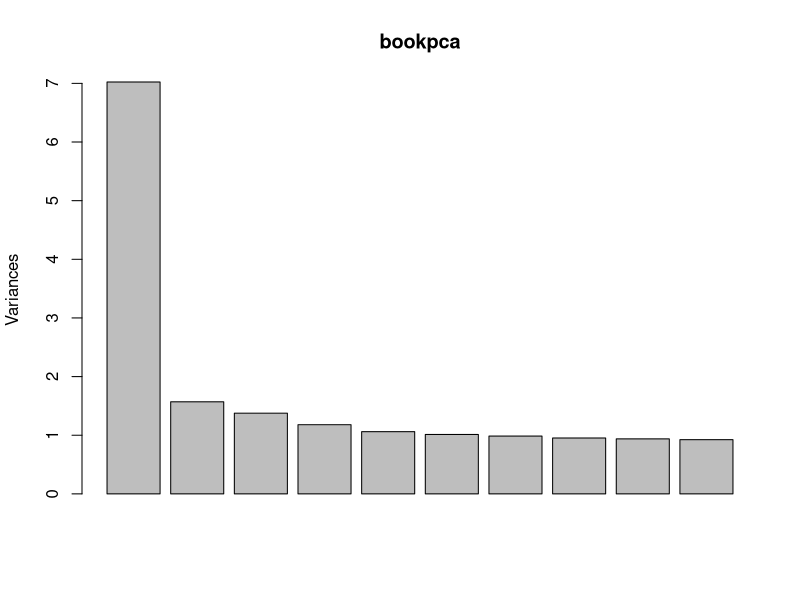

The R script that drew this image:
###HW 4
library(psych)
###1
music<-read.csv("music.csv")
fit1<-factanal(music[,-28],factors=2,score="reg",rotation="varimax")
fit1$loadings #31, 47 maybe, 49 maybe, 53, 54

#musicpca<-prcomp(music[,-28],scale=T)
#musicpca$rotation #31, 49

music_alpha <- alpha(music[,-28],check.keys=TRUE) #31, 34, 43, 45, 49
print(music_alpha$alpha.drop)
##all three methods suggest removing 31 and 49, also removing 54 because of promiscuity

# compute alpha for each scale
music1<-music[,c(1,2,3,5,6,7,16,19,20,23,25)]
music2<-music[,c(8,9,10,11,12,13,14,15,17,18,21,24)]
music1_alpha <- alpha(music1)
music2_alpha <- alpha(music2)
print(music1_alpha$alpha.drop)
print(music2_alpha$alpha.drop)

fit2<-factanal(music[,-c(4,22,27,28)],factors=2,score="reg",rotation="varimax")
fit2loadings<-fit2$loadings
fit2loadings[fit2loadings<.3]<-0
fit2loadings
#Factor 1 is social aspects of music. Includes questions 28, 29, 30, 32, 33, 34, 43, 46, 47, 50, 52
#Factor 2 is personal aspects. Includes questions 35, 36, 37, 38, 39, 40, 41, 42, 44, 45, 48, 51

###2
book<-read.csv("book.csv")
book<-log(book+1)
bookpca<-prcomp(book,scale=T)
plot(bookpca) #let's say 3 factors
fit3<-factanal(book,factors=3,score="reg",rotation="varimax")
fit3loadings<-fit3$loadings
fit3loadings[fit3loadings<.3]<-0
fit3loadings #fiction, legends, philosophy, religion*, psychology*, music*, facsimilie, politics, maps, gamesriddles, sports
#videos, nonbooks

exclude<-c("fiction1", "legends6", "philosophy7", "facsimile17", "politics22", "maps30", 
		   "GamesRiddles38", "sports39", "videos50", "nonbooks99","cartoons5", "railroads27")

alpha(book,check.keys = TRUE) #remove sports
bookpca$rotation #sports

fit4<-factanal(book[,!names(book)%in%exclude],factors=3,score="reg",rotation="varimax")
fit4$loadings
#factor 1 is sciences
#factor 2 is arts/humanities
#factor 3 is hobbies

